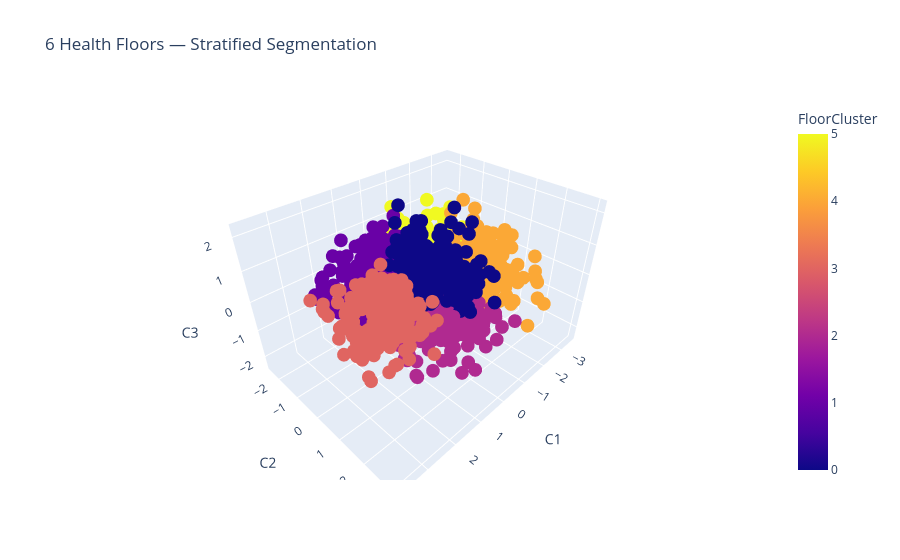

Notebook cell for this chart:
### Code cell
fig = px.scatter_3d(
    df_clean,
    x="C1",
    y="C2",
    z="C3",
    color="FloorCluster",
    title="6 Health Floors — Stratified Segmentation"
)

fig.show()

### Figure 1 — Plotly figure (JSON) as saved in the notebook; plotly's stock layout.template omitted (floating-point values rounded to 4 significant figures; data arrays with more than 128 entries replaced by an {"elided": "..."} marker saying what was removed)
{"data": [{"hovertemplate": "C1=%{x}<br>C2=%{y}<br>C3=%{z}<br>FloorCluster=%{marker.color}<extra></extra>", "legendgroup": "", "marker": {"color": {"elided": "1465 int values"}, "coloraxis": "coloraxis", "symbol": "circle"}, "mode": "markers", "name": "", "scene": "scene", "showlegend": false, "type": "scatter3d", "x": {"elided": "1465 float values"}, "y": {"elided": "1465 float values"}, "z": {"elided": "1465 float values"}}], "layout": {"coloraxis": {"colorbar": {"title": {"text": "FloorCluster"}}, "colorscale": [[0, "#0d0887"], [0.1111, "#46039f"], [0.2222, "#7201a8"], [0.3333, "#9c179e"], [0.4444, "#bd3786"], [0.5556, "#d8576b"], [0.6667, "#ed7953"], [0.7778, "#fb9f3a"], [0.8889, "#fdca26"], [1, "#f0f921"]]}, "legend": {"tracegroupgap": 0}, "scene": {"domain": {"x": [0, 1], "y": [0, 1]}, "xaxis": {"title": {"text": "C1"}}, "yaxis": {"title": {"text": "C2"}}, "zaxis": {"title": {"text": "C3"}}}, "title": {"text": "6 Health Floors — Stratified Segmentation"}}}
